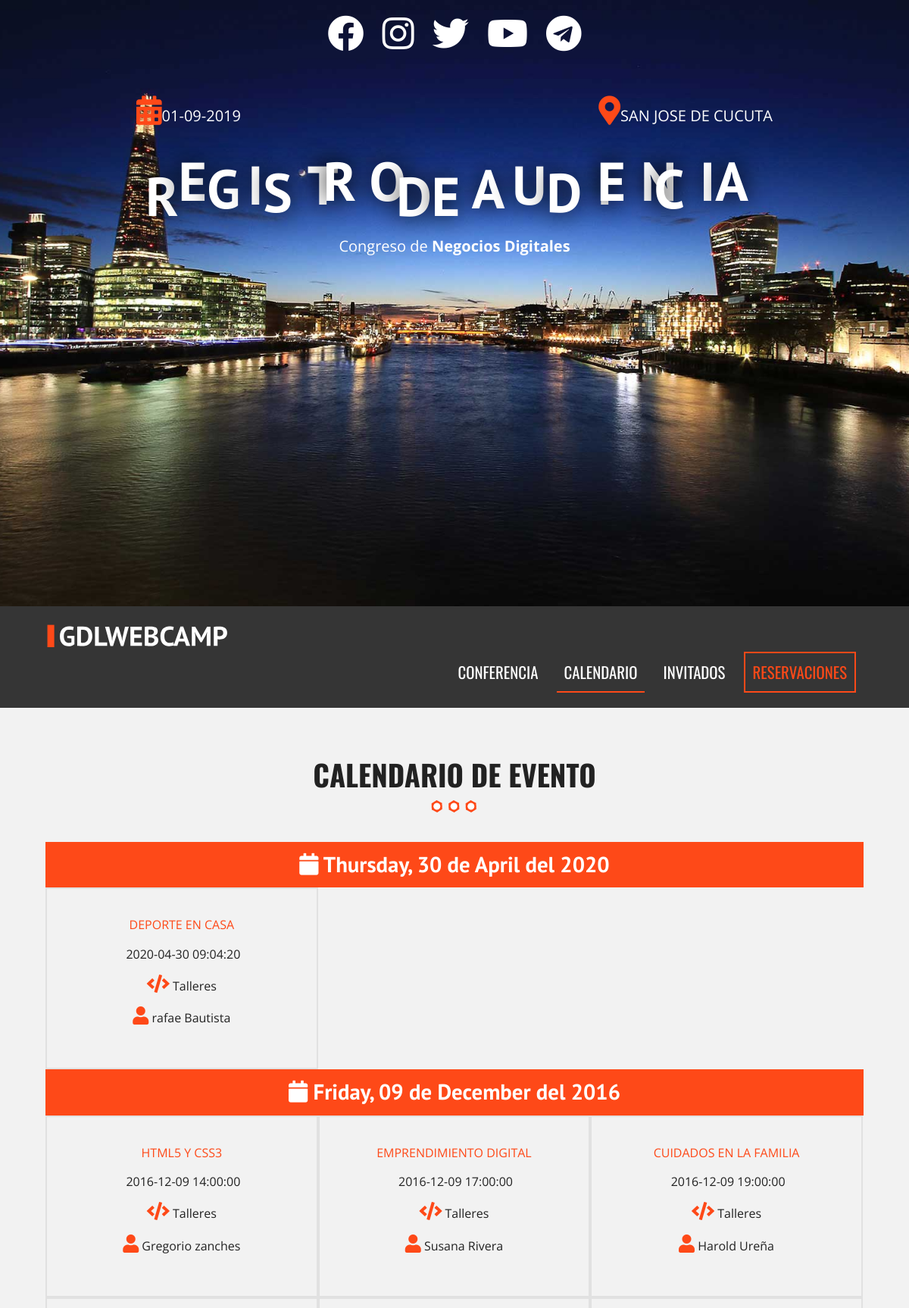
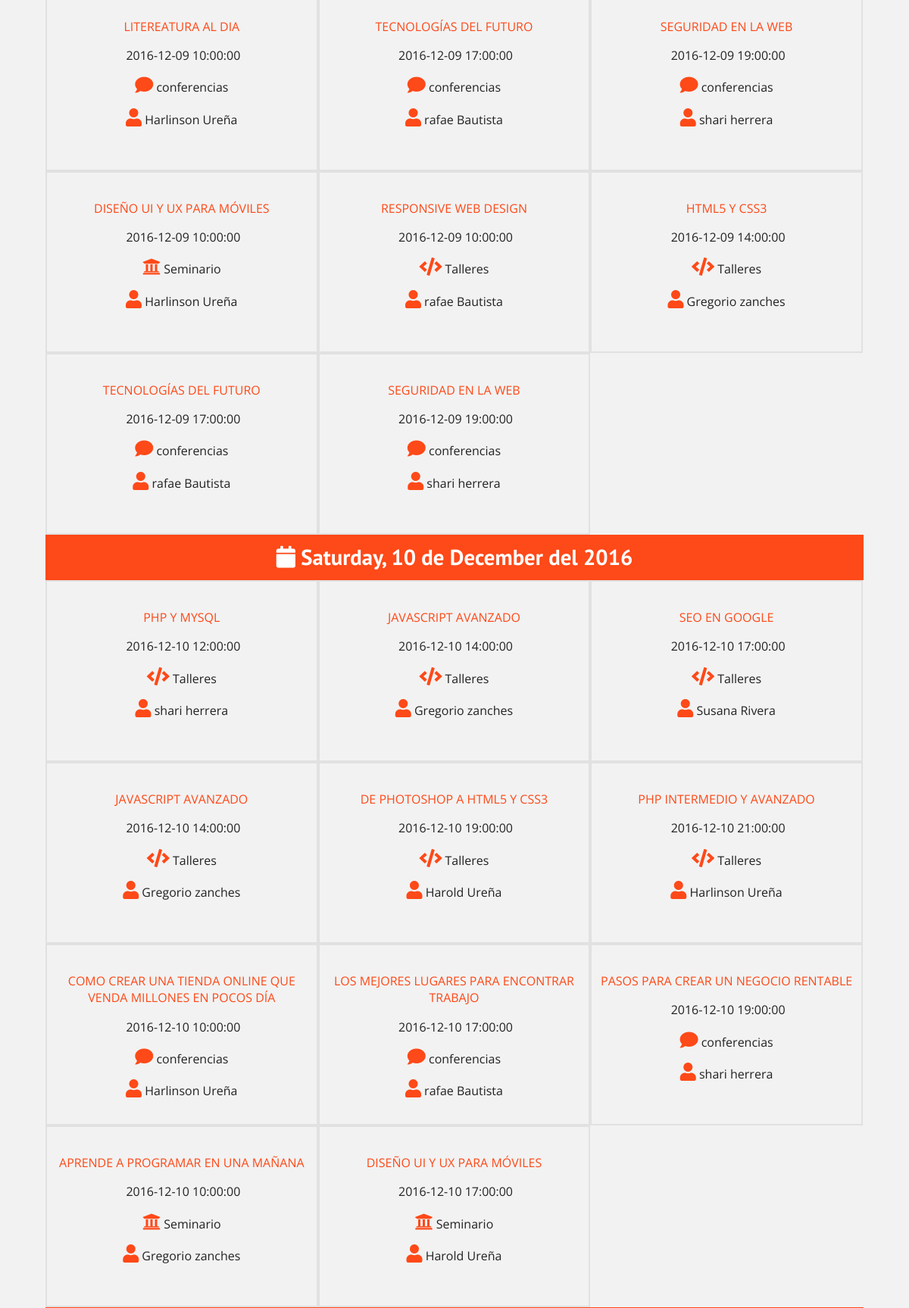
The app's page /Calendario.php (upper part) with its own data (2 pictures, top to bottom).
### tables this page shows
CREATE TABLE `eventos` (
  `evento_id` tinyint(10) NOT NULL,
  `nombre_evento` varchar(60) NOT NULL,
  `fecha_evento` date NOT NULL,
  `hora_evento` time NOT NULL,
  `id_cat_evento` tinyint(10) NOT NULL,
  `id_inv` tinyint(10) NOT NULL,
  `clave` varchar(10) NOT NULL
);

CREATE TABLE `categoriaevento` (
  `id_categoria` tinyint(10) NOT NULL,
  `cat_evento` varchar(50) NOT NULL,
  `icono` varchar(15) NOT NULL
);

### Calendario.php (the view, shortened to what this page needs)
<?php include_once 'includes/templates/header.php'; ?>
 <section class="seccion contenedor">
   <h2>Calendario de Evento</h2>
  <?php
  try{
    require_once('includes/funciones/bd_conexion.php');
    $sql = " SELECT evento_id, nombre_evento, fecha_evento, hora_evento, cat_evento, icono, nombre_invitado, apellido_invitado ";
    $sql .= "FROM eventos ";
    $sql .=  "INNER JOIN categoriaevento ";
    $sql .= " ON eventos.id_cat_evento = categoriaevento.id_categoria ";
    $sql .= " INNER JOIN invitados ";
    $sql .= " ON eventos.id_inv = invitados.invitado_id ";
    $sql .= " ORDER BY evento_id ";
    $resultado = $conn->query($sql);
  }catch(\Exception $e){
    echo $e->getMessage();
  }
  ?>
  <div class="Calendario">
    <?php
      while ($eventos = $resultado->fetch_assoc() ) {
        $fecha = $eventos['fecha_evento'];
        $evento = array(
          'titulo' => $eventos['nombre_evento'],
          'fecha' => $eventos['fecha_evento'],
          'hora' => $eventos['hora_evento'],
          'categoria' => $eventos['cat_evento'],
          'icono' =>  $eventos['icono'],
          'invitado' => $eventos['nombre_invitado'] . " ". $eventos['apellido_invitado']
        );
        $Calendario[$fecha][] = $evento;
        ?>
    <?php   }  ?>
     <?php
  foreach($Calendario as $dia => $lista_eventos){ ?>
    <h3>
          <i class="fa fa-calendar"></i>
          <?php
          echo strftime( "%A, %d de %B del %Y", strtotime ($dia)) ?>
    </h3>
     <?php foreach ($lista_eventos as $evento) { ?>
       <div class="dia">
         <p class="titulo"><?php echo $evento ['titulo']; ?></p>
         <p class="hora"> <i class="fa fa-clock-o" aria-hidden="true"></i>
            <?php echo $evento['fecha']." ". $evento['hora']; ?>
         </p>
         <p>
           <i class="fa <?php echo $evento['icono']; ?>" aria-hidden "true"></i>
           <?php echo $evento['categoria']; ?></p>
         <p>
            <i class="fa fa-user" aria-hidden"true"></i>
            <?php echo $evento ['invitado']; ?></p>
       </div>
    <?php  }  ?>
  <?php  }   ?>
</div>
</section>
<?php include_once 'includes/templates/footer.php'; ?>

### css/main.css (style rules this page uses)
html { color: #222; font-size: 1em; line-height: 1.4; }
html { box-sizing: border-box; }
*,*:before,*:after { box-sizing: inherit; }
body { background-color: #f2f2f2; font-family: 'Open Sans', sans-serif; }
.contenedor { white: 95%; margin: 0 auto; }
@media only screen and (min-width: 480px) { .contenedor { white: 95%; } }
@media only screen and (min-width: 768px) { .contenedor { width: 90%; } }
@media only screen and (min-width:992px) { .contenedor { width: 90%; max-width: 1100px; } }
.seccion { padding: 30px 0; }
.seccion p { font-size: 1.4em; text-align: center; }
h2 { font-family: 'Oswald', sans-serif; font-size: 2.4em; text-transform: uppercase; text-align: center; }
h2::after { content: ''; margin: 0 auto; background-image: url(../img/separador.png); height: 30px; width: 100px; display: block; }
h3 { font-size: 1.8em; color: #fe4918; font-family: 'PT Sans', sans-serif; margin: 0; }
div.Calendario h3 { background-color: #fe4918; clear:both; color: white; text-align:center; padding: 10px 0; }
div.dia { width: 50%; float: left; border: 2px solid #e1e1e1; transition: all .3s ease; }
@media only screen and (min-width:768px) { div.dia { width: 33.3%; min-height: 240px; padding-top: 20px; } }
div.dia p.titulo { color: #fe4918; text-transform: uppercase; }
div.dia p { font-size: 1em; }
div.dia i { color: #fe4918; font-size: 1.5em; }

### records on screen
eventos: nombre_evento "DEPORTE EN CASA", fecha_evento "2020-04-30", hora_evento "09:04:20", id_cat_evento.cat_evento "Talleres", invitado "rafae Bautista"
eventos: nombre_evento "EMPRENDIMIENTO DIGITAL", fecha_evento "2016-12-09", hora_evento "17:00:00", id_cat_evento.cat_evento "Talleres", invitado "Susana Rivera"
eventos: nombre_evento "CUIDADOS EN LA FAMILIA", fecha_evento "2016-12-09", hora_evento "19:00:00", id_cat_evento.cat_evento "Talleres", invitado "Harold Ureña"
eventos: nombre_evento "LITEREATURA AL DIA", fecha_evento "2016-12-09", hora_evento "10:00:00", id_cat_evento.cat_evento "conferencias", invitado "Harlinson Ureña"
eventos: nombre_evento "DISEÑO UI Y UX PARA MÓVILES", fecha_evento "2016-12-09", hora_evento "10:00:00", id_cat_evento.cat_evento "Seminario", invitado "Harlinson Ureña"
eventos: nombre_evento "RESPONSIVE WEB DESIGN", fecha_evento "2016-12-09", hora_evento "10:00:00", id_cat_evento.cat_evento "Talleres", invitado "rafae Bautista"
eventos: nombre_evento "PHP Y MYSQL", fecha_evento "2016-12-10", hora_evento "12:00:00", id_cat_evento.cat_evento "Talleres", invitado "shari herrera"
eventos: nombre_evento "SEO EN GOOGLE", fecha_evento "2016-12-10", hora_evento "17:00:00", id_cat_evento.cat_evento "Talleres", invitado "Susana Rivera"
eventos: nombre_evento "DE PHOTOSHOP A HTML5 Y CSS3", fecha_evento "2016-12-10", hora_evento "19:00:00", id_cat_evento.cat_evento "Talleres", invitado "Harold Ureña"
eventos: nombre_evento "PHP INTERMEDIO Y AVANZADO", fecha_evento "2016-12-10", hora_evento "21:00:00", id_cat_evento.cat_evento "Talleres", invitado "Harlinson Ureña"
eventos: nombre_evento "COMO CREAR UNA TIENDA ONLINE QUE VENDA MILLONES EN POCOS DÍA", fecha_evento "2016-12-10", hora_evento "10:00:00", id_cat_evento.cat_evento "conferencias", invitado "Harlinson Ureña"
eventos: nombre_evento "LOS MEJORES LUGARES PARA ENCONTRAR TRABAJO", fecha_evento "2016-12-10", hora_evento "17:00:00", id_cat_evento.cat_evento "conferencias", invitado "rafae Bautista"
eventos: nombre_evento "PASOS PARA CREAR UN NEGOCIO RENTABLE", fecha_evento "2016-12-10", hora_evento "19:00:00", id_cat_evento.cat_evento "conferencias", invitado "shari herrera"
eventos: nombre_evento "APRENDE A PROGRAMAR EN UNA MAÑANA", fecha_evento "2016-12-10", hora_evento "10:00:00", id_cat_evento.cat_evento "Seminario", invitado "Gregorio zanches"
eventos: nombre_evento "DISEÑO UI Y UX PARA MÓVILES", fecha_evento "2016-12-10", hora_evento "17:00:00", id_cat_evento.cat_evento "Seminario", invitado "Harold Ureña"

### other values on screen
strftime( "%A, %d de %B del %Y", strtotime ($dia)) "Thursday, 30 de April del 2020"
strftime( "%A, %d de %B del %Y", strtotime ($dia)) "Friday, 09 de December del 2016"
$evento ['titulo'] "HTML5 Y CSS3"
$evento['fecha'] "2016-12-09"
$evento['hora'] "14:00:00"
$evento['categoria'] "Talleres"
$evento ['invitado'] "Gregorio zanches"
$evento ['titulo'] "TECNOLOGÍAS DEL FUTURO"
$evento['hora'] "17:00:00"
$evento['categoria'] "conferencias"
$evento ['invitado'] "rafae Bautista"
$evento ['titulo'] "SEGURIDAD EN LA WEB"
$evento['hora'] "19:00:00"
$evento ['invitado'] "shari herrera"
strftime( "%A, %d de %B del %Y", strtotime ($dia)) "Saturday, 10 de December del 2016"
